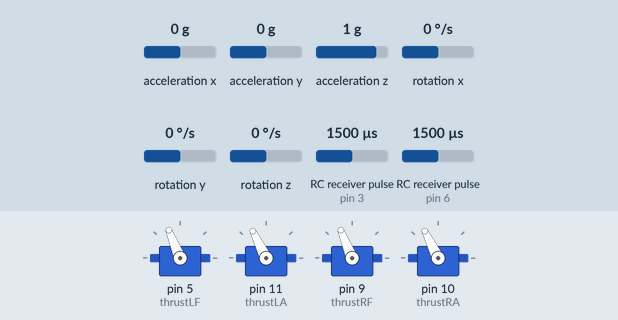
Recording of a sketch running on a simulated Arduino Uno, built with avr-gcc and run on an emulated ATmega328P. On the bench: 4 × servo. Wiring (inferred from the names in the program): 2 × RC receiver channel: data pin 3 / data pin 6; ADXL345 accelerometer at I2C address 0x53; ITG-3200 gyroscope at I2C address 0x68. The inputs (shaded band) are chosen by the test bench; at power-on: RC receiver pulse (sensors on pin 3, pin 6) 1500 µs, acceleration x 0 g, acceleration y 0 g, acceleration z 1 g, rotation x 0 °/s, rotation y 0 °/s, rotation z 0 °/s.

Above: at 8.0 s.
8.1 s: RC receiver pulse (sensor on pin 3) set to 1250 µs
At 9.3 s:
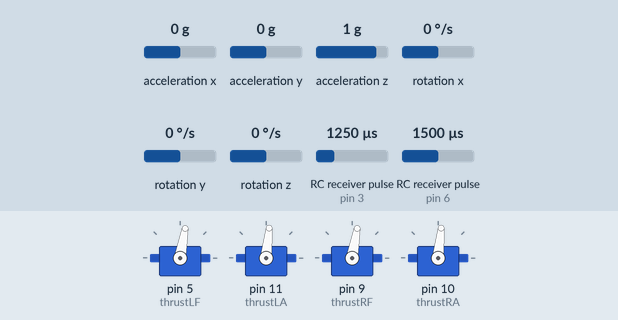
9.6 s: RC receiver pulse (sensor on pin 6) set to 1020 µs
At 10.7 s:
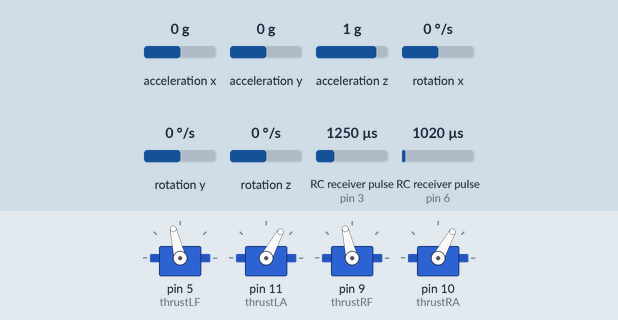
11.1 s: RC receiver pulse (sensor on pin 3) set to 1020 µs
At 11.9 s:
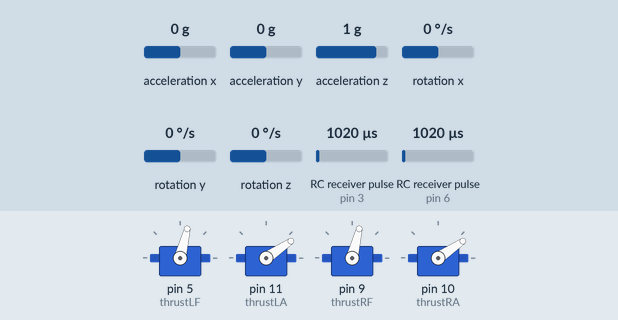
12.6 s: RC receiver pulse (sensor on pin 6) set to 1250 µs
At 13.0 s:
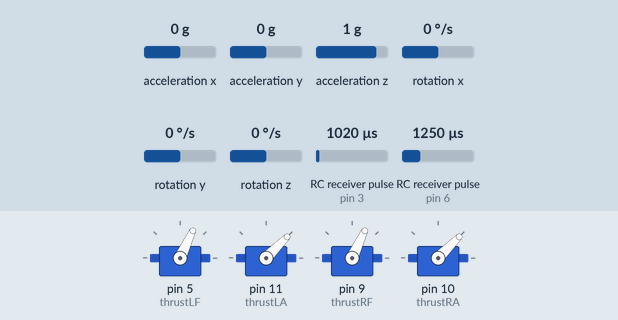
14.1 s: RC receiver pulse (sensor on pin 3) set to 1500 µs
At 15.3 s:
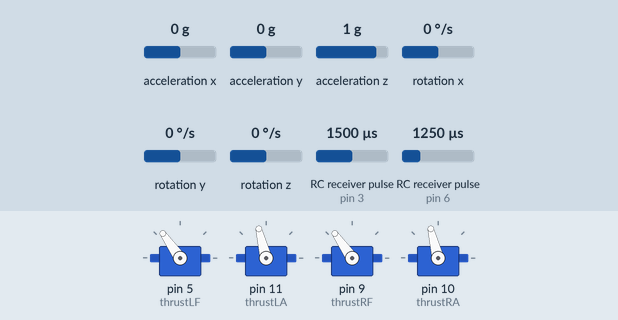
15.6 s: RC receiver pulse (sensor on pin 6) set to 1750 µs
At 16.5 s:
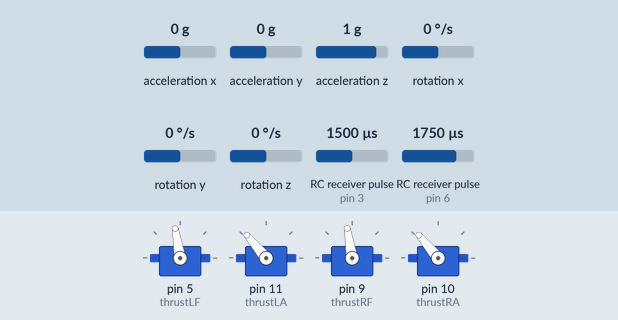
Timing chart, 0 to 18.1 s (numbered marks = the images above; inputs shaded):
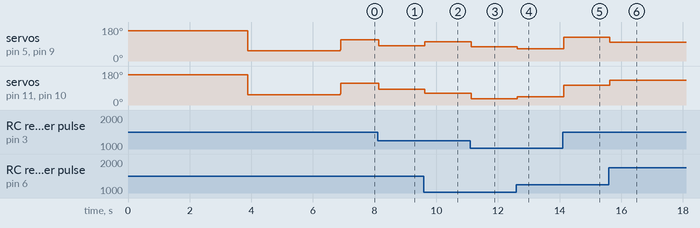

Measured:
- after the input at 8.1 s, servo on pin 5 (thrustLF), servo on pin 9 (thrustRF): 112° → 80° at once; servo on pin 11 (thrustLA), servo on pin 10 (thrustRA): 116° → 84° at once
- after the input at 9.6 s, servo on pin 5 (thrustLF), servo on pin 9 (thrustRF): 80° → 103° at once; servo on pin 11 (thrustLA), servo on pin 10 (thrustRA): 84° → 61° at once
- after the input at 11.1 s, servo on pin 5 (thrustLF), servo on pin 9 (thrustRF): 103° → 76° at once; servo on pin 11 (thrustLA), servo on pin 10 (thrustRA): 61° → 34° at once
- after the input at 12.6 s, servo on pin 5 (thrustLF), servo on pin 9 (thrustRF): 76° → 65° at once; servo on pin 11 (thrustLA), servo on pin 10 (thrustRA): 34° → 45° at once
- after the input at 14.1 s, servo on pin 5 (thrustLF), servo on pin 9 (thrustRF): 65° → 125° at once; servo on pin 11 (thrustLA), servo on pin 10 (thrustRA): 45° → 104° at once
- after the input at 15.6 s, servo on pin 5 (thrustLF), servo on pin 9 (thrustRF): 125° → 99° at once; servo on pin 11 (thrustLA), servo on pin 10 (thrustRA): 104° → 130° at once

The sketch:

FlightPlan_v0_3.ino
```cpp
/*
Project Marble Hill
2013
Anders Reeves

NOTES:

Need to add barometer and sense altitude to CM values
Need to add YAW (z-axis) variables, and PID control loops and motor control if statements to control opposing torque on motors
Need to add additional RC receiver channel inputs

*/


// ********************************************************************************
// Initialize variables, pin modes, include libraries, etc. -----------------------
// ********************************************************************************

  // include I2C library (mainly for 6DOF, barometer and (potentially) magnetometer sensors)
      #include <Wire.h>

  // Include accelerometer (6DOF) sense/output libraries
      #include <FreeSixIMU.h>
        #include <FIMU_ADXL345.h>
        #include <FIMU_ITG3200.h>

  // Include thrust motor and servo control library
      #include <Servo.h>

  // Include PID library
      #include <PID_v1.h>

//Set objects  --------------------------------------------------------------

  // ########## 6DOF - ORIENTATION Setup
    // Setup yaw, pitch, roll angle array
    // 0 = pitch = up/down (thrustLR/thrustRF and thrustLA/thrustRA controlled)
    // 1 = yaw = left/right rotate (presently uncontrolled - use torque to control?)
    // 2 = roll = left/right roll (thrustLF/thrustLA and thrustRF/thrustRA controlled)
    float angles[3];
    // Define the FreeSixIMU object and variables
    FreeSixIMU sixDOF = FreeSixIMU();

  // ########## Altitude/Barometric Setup
  // Define minimum 'safe' altitude in CM
    int altitude_safe = 150;

  // Define variable for current 'ground' altitude
    int altitude_current = 0;

  // ########## PWM and MOTOR Setup
  // Define main thrust motor objects
    // a maximum of eight motor/servo objects can be created
    // System is a 4-thrust motor 'X' configuration
    Servo thrustLF; //left-forward
    Servo thrustLA; //left-aft
    Servo thrustRF; //right-forward
    Servo thrustRA; //right-aft

  // Define variables to store the thrust range and motor output supported by servo library and ESCs - ESCs should be tested to see min/max response thresholds
  // All subsequent thrust commands are expressed as % thrust from 0-100 for each motor using a mapping based on the range of these two limits
    int thrust_minimum_PWM = 55;
    int thrust_maximum_PWM = 160;

    // Setup each motor's PWM/thrust input variable
    int thrustLF_PWM;
    int thrustLA_PWM;
    int thrustRF_PWM;
    int thrustRA_PWM;

  // ########## Radio Control Setup
  // Setup RC receiver channel variables - presently only 2-channel
      // rc_channel_1 = altitude
      // rc_channel_2 = pitch
      // rc_channel_3 = roll
      // rc_channel_4 = yaw
      int rc_channel_1;
      int rc_channel_2;
      int rc_channel_1_pin;
      int rc_channel_2_pin;

      // Setup RC receiver channel input range limits - RC transmitter channels should be tested to see min/max response thresholds
      int rc_channel_lower_limit = 1030;
      int rc_channel_upper_limit = 1850;

      // Setup RC receiver joystick neutral values - RC transmitter channels should be tested to see min/max response thresholds
      int rc_channel_1_neutral = 1430;
      int rc_channel_2_neutral = 1440;

  // ########## PID Input/Output Tuning setup
    //Define aggressive and conservative Tuning Parameters - these can be adjusted if PID corrections are too harsh/relaxed
    double aggKp=4, aggKi=0.2, aggKd=1;
    double consKp=1, consKi=0.05, consKd=0.25;

    //Define Variables we'll be connecting to for 6DOF X (pitch) axis
    double Setpoint_xaxis, InputX, PID_Output_Xaxis;
    //Specify the links and initial tuning parameters
    PID X_axis_PID(&InputX, &PID_Output_Xaxis, &Setpoint_xaxis, consKp, consKi, consKd, DIRECT);

    //Define Variables we'll be connecting to for 6DOF Y (roll) axis
    double Setpoint_yaxis, InputY, PID_Output_Yaxis;
    //Specify the links and initial tuning parameters
    PID Y_axis_PID(&InputY, &PID_Output_Yaxis, &Setpoint_yaxis, consKp, consKi, consKd, DIRECT);

    //Define Variables we'll be connecting to for barometer-measured altitude
    double Setpoint_cruise_altitude, InputAltitude, PID_Output_Altitude;
    //Specify the links and initial tuning parameters
    PID Altitude_PID(&InputAltitude, &PID_Output_Altitude, &Setpoint_cruise_altitude, consKp, consKi, consKd, DIRECT);

  //  ########## Setup independent Autopilot status variable - on by default
  int Autopilot_status = 1;


// ********************************************************************************
// Setup code runs once  ----------------------------------------------------------
// ********************************************************************************

void setup() {
// Configure all pin names and outputs

  //Begin serial output - for monitoring output on PC
    Serial.begin(9600);

  //Begin I2C comms for 6DOF and Barometer
    Wire.begin();

  //Start-up the 6DOF IMU circuitry
    delay(5);
      sixDOF.init();
    delay(5);

 // ########## Radio Control PIN setup
 // Setup RC receiver INPUT pins (one PWM pin per channel)
    pinMode(3, INPUT);
    rc_channel_1_pin = 3;
    pinMode(6, INPUT);
    rc_channel_2_pin = 6;

 // ########## PID axis setup
 // PID enable and configure ranges and modes
    // Setup PID to ENABLE PID Autopilot as startup mode
    X_axis_PID.SetMode(AUTOMATIC);
    Y_axis_PID.SetMode(AUTOMATIC);
    Altitude_PID.SetMode(AUTOMATIC);

    // PID Output permitted range
    // Concept is that PID output is a % change to current thrust of any motor
    // Altitude affects all motors equally from 0-100% thrust while yaw, pitch and roll are treated as 'incremental' 0-20% deltas rather than absolute values for thrust
    X_axis_PID.SetOutputLimits(0,20);
    Y_axis_PID.SetOutputLimits(0,20);
    Altitude_PID.SetOutputLimits(0,100);

    // PID initialize the setpoint ('target') variables for each axis
    // 0 represent 'stable'/'flat' axial position as reported by 6DOF
    Setpoint_xaxis = 0.00;
    Setpoint_yaxis = 0.00;
    // Altitude routine needs works to decide this number once barometer is setup
    // Initial value set to 'altitude_safe' value (CMs)
    Setpoint_cruise_altitude = altitude_safe;

  // ########## Motor and ESC setup
  // Attaches the thrust servos PWM out to specific Arduino pins
    thrustLF.attach(5);
    thrustLA.attach(11);
    thrustRF.attach(9);
    thrustRA.attach(10);

  // Prime/Calibrate ESCs with max/min values on startup
    //Send all ESCs max value
    thrustLF_PWM = thrust_maximum_PWM;
    thrustLA_PWM = thrust_maximum_PWM;
    thrustRF_PWM = thrust_maximum_PWM;
    thrustRA_PWM = thrust_maximum_PWM;
       thrustLF.write(thrustLF_PWM);
       thrustLA.write(thrustLA_PWM);
       thrustRF.write(thrustRF_PWM);
       thrustRA.write(thrustRA_PWM);

    // Wait 2 seconds for ESCs to register max input value
    delay(2000);

    //Send all ESCs min value
    thrustLF_PWM = thrust_minimum_PWM;
    thrustLA_PWM = thrust_minimum_PWM;
    thrustRF_PWM = thrust_minimum_PWM;
    thrustRA_PWM = thrust_minimum_PWM;
       thrustLF.write(thrustLF_PWM);
       thrustLA.write(thrustLA_PWM);
       thrustRF.write(thrustRF_PWM);
       thrustRA.write(thrustRA_PWM);

    // Wait 3 seconds for ESCs to register min input value
    delay(3000);

    //Send 5% thrust to all ESCs to get things spinning
    thrustLF_PWM = map(5,0,100,thrust_minimum_PWM,thrust_maximum_PWM);
    thrustLA_PWM = map(5,0,100,thrust_minimum_PWM,thrust_maximum_PWM);
    thrustRF_PWM = map(5,0,100,thrust_minimum_PWM,thrust_maximum_PWM);
    thrustRA_PWM = map(5,0,100,thrust_minimum_PWM,thrust_maximum_PWM);
       thrustLF.write(thrustLF_PWM);
       thrustLA.write(thrustLA_PWM);
       thrustRF.write(thrustRF_PWM);
       thrustRA.write(thrustRA_PWM);
}

// ********************************************************************************
// Main program code --------------------------------------------------------------
// ********************************************************************************

void loop() {

  // ########## Radio Control Input Update
  // Read for RC input (ideally an interrupt) and convert to meaningful signal
    // Read input on each RC channel
    rc_channel_1 = pulseIn(rc_channel_1_pin, HIGH, 25000); // Read the pulse width of
    rc_channel_2 = pulseIn(rc_channel_2_pin, HIGH, 25000); // each RC channel

        // Constrain reading to pre-calibrated/valid signal range
        rc_channel_1 = constrain(rc_channel_1,rc_channel_lower_limit,rc_channel_upper_limit);
        rc_channel_2 = constrain(rc_channel_2,rc_channel_lower_limit,rc_channel_upper_limit);

        // Remap RC channel input to 0 to 100 (or 20 if non-altitude) range - representing % thrust
        rc_channel_1 = map(rc_channel_1,rc_channel_lower_limit,rc_channel_upper_limit,0,100);
        rc_channel_2 = map(rc_channel_2,rc_channel_lower_limit,rc_channel_upper_limit,-20,20);


  // ########## Set Auto or Manual Flight Mode required based on RC input
  // If all RC inputs represent 'neutral' stick positions then check and maintain stable horizon and altitude - at minimum 'safe' altitude
    if (rc_channel_1 == rc_channel_1_neutral && rc_channel_2 == rc_channel_2_neutral){

         // Enable AUTOPILOT
           // PID - Change all axial PID control to 'AUTOMATIC' to allow autopilot control
           X_axis_PID.SetMode(AUTOMATIC);
           Y_axis_PID.SetMode(AUTOMATIC);
           Altitude_PID.SetMode(AUTOMATIC);
           Autopilot_status = 1;

          } else {

         // Disable AUTOPILOT
           // PID - Change all axial PID control to 'MANUAL' to allow direct RC override
           X_axis_PID.SetMode(MANUAL);
           Y_axis_PID.SetMode(MANUAL);
           Altitude_PID.SetMode(MANUAL);
           Autopilot_status = 0;
      }


  // ########## Altitude Input Update
  // Read current altitude
//  altitude_current = BAROMETER INPUT in CM;


  // ########## Read 6DOF orientation yaw, pitch, roll angles
  sixDOF.getYawPitchRoll(angles);
      int yaw = (angles[0]); // ** Yaw needs work and hook into magnetometer sensor **
      int pitch = (angles[1]); // Reports = 0 - level, 90 vertical climb, -90 dive
      int roll = (angles[2]);  // Reports = 0 - level, -90 left roll, 90 right roll


  // ########## PID Calculations

      // Assign axial 6DOF variable feedback to PID input function
      InputX = pitch;
      InputY = roll;
      InputAltitude = altitude_current;


            // ########## Altitude PID compute
            double gap = abs(Setpoint_cruise_altitude-altitude_current); //distance away from setpoint
            if(gap<10)
              {  //we're close to setpoint, use conservative tuning parameters
                 Altitude_PID.SetTunings(consKp, consKi, consKd);
              }
              else
              {
                 //we're far from setpoint, use aggressive tuning parameters
                 Altitude_PID.SetTunings(aggKp, aggKi, aggKd);
              }

              Altitude_PID.Compute();


            // ########## X (pitch) axis PID compute
            gap = abs(Setpoint_xaxis-pitch); //distance away from setpoint
            if(gap<10)
              {
                 //we're close to setpoint, use conservative tuning parameters
                 X_axis_PID.SetTunings(consKp, consKi, consKd);
              }
              else
              {
                 //we're far from setpoint, use aggressive tuning parameters
                 X_axis_PID.SetTunings(aggKp, aggKi, aggKd);
              }

              X_axis_PID.Compute();


            // ########## Y (roll) axis PID compute
            gap = abs(Setpoint_yaxis-roll); //distance away from setpoint
            if(gap<10)
              {
                 //we're close to setpoint, use conservative tuning parameters
                 Y_axis_PID.SetTunings(consKp, consKi, consKd);
              }
              else
              {
                 //we're far from setpoint, use aggressive tuning parameters
                 Y_axis_PID.SetTunings(aggKp, aggKi, aggKd);
              }

              Y_axis_PID.Compute();

  // #################################################################################################################################################
  // ########## Auto Pilot/PID Motor Adjustment Mapping
  // Which motors to correct thrust on depends on orientation angle
  // Adjustment is based on using thrust needed to sustain altitude and +/- 0-20% thrust from this on each motor to maintain axial balance
  // Check if Autopilot ENABLED mode before adjusting
  if (Autopilot_status == 1){

              // ########## PITCH correction
              // If in nosedive - inc thrust on front motors, dec on rear motors by equal amount
              if (pitch < 0) {

                 thrustLF_PWM=PID_Output_Altitude+PID_Output_Xaxis;
                 thrustRF_PWM=PID_Output_Altitude+PID_Output_Xaxis;
                 thrustLA_PWM=PID_Output_Altitude-PID_Output_Xaxis;
                 thrustRA_PWM=PID_Output_Altitude-PID_Output_Xaxis;

              }else{

              // If in climb - dec thrust on front motors, inc on rear motors by equal amount
                 thrustLF_PWM=PID_Output_Altitude-PID_Output_Xaxis;
                 thrustRF_PWM=PID_Output_Altitude-PID_Output_Xaxis;
                 thrustLA_PWM=PID_Output_Altitude+PID_Output_Xaxis;
                 thrustRA_PWM=PID_Output_Altitude+PID_Output_Xaxis;
              }

              // ########## ROLL correction
              // If in left roll - inc thrust on left motors, dec on right motors by equal amount
              if (roll < 0) {

                 thrustLF_PWM=PID_Output_Altitude+PID_Output_Yaxis;
                 thrustLA_PWM=PID_Output_Altitude+PID_Output_Yaxis;
                 thrustRF_PWM=PID_Output_Altitude-PID_Output_Yaxis;
                 thrustRA_PWM=PID_Output_Altitude-PID_Output_Yaxis;

              }else{

              // If in right roll - dec thrust on left motors, inc on right motors by equal amount
                 thrustLF_PWM=PID_Output_Altitude-PID_Output_Yaxis;
                 thrustLA_PWM=PID_Output_Altitude-PID_Output_Yaxis;
                 thrustRF_PWM=PID_Output_Altitude+PID_Output_Yaxis;
                 thrustRA_PWM=PID_Output_Altitude+PID_Output_Yaxis;
              }

  }else{

  // #################################################################################################################################################
  // ########## Manual Radio Control
  // Which motors to correct thrust on depends on RC input
  // Roll, Pitch, Yaw adjustment is based on adjusting thrust RC input by +/- %

    // rc_channel_1 = altitude
    // rc_channel_2 = pitch
    // rc_channel_3 = roll
    // rc_channel_4 = yaw

     // Set all motors to thrust level dictated by rc_channel_1 input
     thrustLF_PWM=rc_channel_1;
     thrustLA_PWM=rc_channel_1;
     thrustRF_PWM=rc_channel_1;
     thrustRA_PWM=rc_channel_1;

     // ##########  Auto-stablise if no roll, pitch or yaw RC input received
     if (rc_channel_2 == rc_channel_2_neutral){

              // ########## PITCH correction
              // If in nosedive - inc thrust on front motors, dec on rear motors by equal amount
              if (pitch < 0) {

                 thrustLF_PWM=rc_channel_1+PID_Output_Xaxis;
                 thrustRF_PWM=rc_channel_1+PID_Output_Xaxis;
                 thrustLA_PWM=rc_channel_1-PID_Output_Xaxis;
                 thrustRA_PWM=rc_channel_1-PID_Output_Xaxis;

              }else{

              // If in climb - dec thrust on front motors, inc on rear motors by equal amount
                 thrustLF_PWM=rc_channel_1-PID_Output_Xaxis;
                 thrustRF_PWM=rc_channel_1-PID_Output_Xaxis;
                 thrustLA_PWM=rc_channel_1+PID_Output_Xaxis;
                 thrustRA_PWM=rc_channel_1+PID_Output_Xaxis;
              }

              // ########## ROLL correction
              // If in left roll - inc thrust on left motors, dec on right motors by equal amount
              if (roll < 0) {

                 thrustLF_PWM=rc_channel_1+PID_Output_Yaxis;
                 thrustLA_PWM=rc_channel_1+PID_Output_Yaxis;
                 thrustRF_PWM=rc_channel_1-PID_Output_Yaxis;
                 thrustRA_PWM=rc_channel_1-PID_Output_Yaxis;

              }else{

              // If in right roll - dec thrust on left motors, inc on right motors by equal amount
                 thrustLF_PWM=rc_channel_1-PID_Output_Yaxis;
                 thrustLA_PWM=rc_channel_1-PID_Output_Yaxis;
                 thrustRF_PWM=rc_channel_1+PID_Output_Yaxis;
                 thrustRA_PWM=rc_channel_1+PID_Output_Yaxis;
              }

     }else{

     // ########## Override RC auto-stabilise

      // rc_channel_1 = altitude
      // rc_channel_2 = pitch
      // rc_channel_3 = roll
      // rc_channel_4 = yaw

                 // Pitch forward/backward
                 thrustLF_PWM=rc_channel_1-rc_channel_2;
                 thrustRF_PWM=rc_channel_1-rc_channel_2;
                 thrustLA_PWM=rc_channel_1+rc_channel_2;
                 thrustRA_PWM=rc_channel_1+rc_channel_2;
     }
  }


 // #################################################################################################################################################
 // Common PWM thrust motor control routine
 // Instruct thrust motors to alter output to new PWM values based on converting % output to 'real' PWM min/max range
   thrustLF.write(map(thrustLF_PWM,0,100,thrust_minimum_PWM,thrust_maximum_PWM));
   thrustLA.write(map(thrustLA_PWM,0,100,thrust_minimum_PWM,thrust_maximum_PWM));
   thrustRF.write(map(thrustRF_PWM,0,100,thrust_minimum_PWM,thrust_maximum_PWM));
   thrustRA.write(map(thrustRA_PWM,0,100,thrust_minimum_PWM,thrust_maximum_PWM));

 // Maintain height for 5 minutes


   // Gradual descent - accelerometer feedback to prevent free-fall state


   // Land


   // Spin down


   // Power off

}
```
